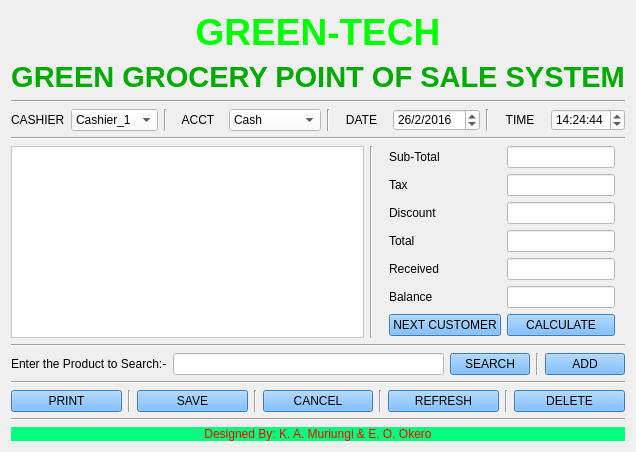
        <widget class="QWidget" name="tabClient">
         <attribute name="title">
          <string>CLIENT</string>
         </attribute>
         <layout class="QVBoxLayout" name="verticalLayout_4">
          <item>
           <layout class="QVBoxLayout" name="verticalLayout_3">
            <item>
             <widget class="QLabel" name="labelGreenTechCl">
              <property name="font">
               <font>
                <pointsize>11</pointsize>
               </font>
              </property>
              <property name="styleSheet">
               <string notr="true">color: rgb(0, 255, 0);</string>
              </property>
              <property name="text">
               <string>&lt;html&gt;&lt;head/&gt;&lt;body&gt;&lt;p align=&quot;center&quot;&gt;&lt;span style=&quot; font-size:28pt; font-weight:600;&quot;&gt;GREEN-TECH&lt;/span&gt;&lt;/p&gt;&lt;/body&gt;&lt;/html&gt;</string>
              </property>
              <property name="alignment">
               <set>Qt::AlignCenter</set>
              </property>
             </widget>
            </item>
            <item>
             <widget class="QLabel" name="labelGreenGroceryCl">
              <property name="styleSheet">
               <string notr="true">color: rgb(0, 170, 0);</string>
              </property>
              <property name="text">
               <string>&lt;html&gt;&lt;head/&gt;&lt;body&gt;&lt;p&gt;&lt;span style=&quot; font-size:22pt; font-weight:600;&quot;&gt;GREEN GROCERY POINT OF SALE SYSTEM&lt;/span&gt;&lt;/p&gt;&lt;/body&gt;&lt;/html&gt;</string>
              </property>
              <property name="alignment">
               <set>Qt::AlignCenter</set>
              </property>
             </widget>
            </item>
            <item>
             <widget class="Line" name="lineOnTop_2">
              <property name="orientation">
               <enum>Qt::Horizontal</enum>
              </property>
             </widget>
            </item>
            <item>
             <layout class="QHBoxLayout" name="horizontalLayout">
              <item>
               <widget class="QLabel" name="labelCashier">
                <property name="text">
                 <string>CASHIER</string>
                </property>
               </widget>
              </item>
              <item>
               <widget class="QComboBox" name="comboBoxCashier">
                <property name="styleSheet">
                 <string notr="true">background-color: rgb(255, 255, 255);</string>
                </property>
                <item>
                 <property name="text">
                  <string>Cashier_1</string>
                 </property>
                </item>
                <item>
                 <property name="text">
                  <string>Cashier_2</string>
                 </property>
                </item>
                <item>
                 <property name="text">
                  <string>Cashier_3</string>
                 </property>
                </item>
               </widget>
              </item>
              <item>
               <widget class="Line" name="line_23">
                <property name="orientation">
                 <enum>Qt::Vertical</enum>
                </property>
               </widget>
              </item>
              <item>
               <widget class="QLabel" name="labelAcct">
                <property name="text">
                 <string>ACCT</string>
                </property>
                <property name="alignment">
                 <set>Qt::AlignCenter</set>
                </property>
               </widget>
              </item>
              <item>
               <widget class="QComboBox" name="comboBoxAcct">
                <property name="styleSheet">
                 <string notr="true">background-color: rgb(255, 255, 255);</string>
                </property>
                <item>
                 <property name="text">
                  <string>Cash</string>
                 </property>
                </item>
                <item>
                 <property name="text">
                  <string>Credit Card</string>
                 </property>
                </item>
               </widget>
              </item>
              <item>
               <widget class="Line" name="line_10">
                <property name="orientation">
                 <enum>Qt::Vertical</enum>
                </property>
               </widget>
              </item>
              <item>
               <widget class="QLabel" name="labelDateCl">
                <property name="text">
                 <string>DATE</string>
                </property>
                <property name="alignment">
                 <set>Qt::AlignCenter</set>
                </property>
               </widget>
              </item>
              <item>
               <widget class="QDateEdit" name="dateEditCl">
                <property name="styleSheet">
                 <string notr="true">background-color: rgb(255, 255, 255);</string>
                </property>
                <property name="dateTime">
                 <datetime>
                  <hour>0</hour>
                  <minute>0</minute>
                  <second>0</second>
                  <year>2016</year>
                  <month>2</month>
                  <day>26</day>
                 </datetime>
                </property>
                <property name="displayFormat">
                 <string>d/M/yyyy</string>
                </property>
               </widget>
              </item>
              <item>
               <widget class="Line" name="line_9">
                <property name="orientation">
                 <enum>Qt::Vertical</enum>
                </property>
               </widget>
              </item>
              <item>
               <widget class="QLabel" name="labelTimeCl">
                <property name="text">
                 <string>TIME</string>
                </property>
                <property name="alignment">
                 <set>Qt::AlignCenter</set>
                </property>
               </widget>
              </item>
              <item>
               <widget class="QTimeEdit" name="timeEditCl">
                <property name="styleSheet">
                 <string notr="true">background-color: rgb(255, 255, 255);</string>
                </property>
                <property name="time">
                 <time>
                  <hour>14</hour>
                  <minute>24</minute>
                  <second>44</second>
                 </time>
                </property>
               </widget>
              </item>
             </layout>
            </item>
           </layout>
          </item>
          <item>
           <widget class="Line" name="lineOnTop">
            <property name="orientation">
             <enum>Qt::Horizontal</enum>
            </property>
           </widget>
          </item>
          <item>
           <layout class="QHBoxLayout" name="horizontalLayout_4">
            <item>
             <widget class="QTableView" name="tableViewClient">
              <property name="enabled">
               <bool>true</bool>
              </property>
              <property name="sizePolicy">
               <sizepolicy hsizetype="Expanding" vsizetype="Expanding">
                <horstretch>1</horstretch>
                <verstretch>0</verstretch>
               </sizepolicy>
              </property>
              <property name="sizeIncrement">
               <size>
                <width>0</width>
                <height>0</height>
               </size>
              </property>
              <property name="styleSheet">
               <string notr="true">background-color: rgb(255, 255, 255);</string>
              </property>
             </widget>
            </item>
            <item>
             <widget class="Line" name="line_7">
              <property name="orientation">
               <enum>Qt::Vertical</enum>
              </property>
             </widget>
            </item>
            <item>
             <layout class="QFormLayout" name="formLayoutClient">
              <property name="fieldGrowthPolicy">
               <enum>QFormLayout::AllNonFixedFieldsGrow</enum>
              </property>
              <property name="leftMargin">
               <number>10</number>
              </property>
              <property name="rightMargin">
               <number>10</number>
              </property>
              <item row="0" column="0">
               <widget class="QLabel" name="labelSubTotalCl">
                <property name="text">
                 <string>Sub-Total</string>
                </property>
               </widget>
              </item>
              <item row="0" column="1">
               <widget class="QLineEdit" name="lineEditSubTotalCl">
                <property name="styleSheet">
                 <string notr="true">background-color: rgb(255, 255, 255);</string>
                </property>
               </widget>
              </item>
              <item row="1" column="0">
               <widget class="QLabel" name="labelTaxCl">
                <property name="text">
                 <string>Tax</string>
                </property>
               </widget>
              </item>
              <item row="1" column="1">
               <widget class="QLineEdit" name="lineEditTaxCl">
                <property name="styleSheet">
                 <string notr="true">background-color: rgb(255, 255, 255);</string>
                </property>
               </widget>
              </item>
              <item row="2" column="0">
               <widget class="QLabel" name="labelDiscountCl">
                <property name="text">
                 <string>Discount</string>
                </property>
               </widget>
              </item>
              <item row="2" column="1">
               <widget class="QLineEdit" name="lineEditDiscountCl">
                <property name="styleSheet">
                 <string notr="true">background-color: rgb(255, 255, 255);</string>
                </property>
               </widget>
              </item>
              <item row="3" column="0">
               <widget class="QLabel" name="labelTotalCl">
                <property name="text">
                 <string>Total</string>
                </property>
               </widget>
              </item>
              <item row="3" column="1">
               <widget class="QLineEdit" name="lineEditTotalCl">
                <property name="styleSheet">
                 <string notr="true">background-color: rgb(255, 255, 255);</string>
                </property>
               </widget>
              </item>
              <item row="4" column="0">
               <widget class="QLabel" name="labelReceivedCl">
                <property name="text">
                 <string>Received</string>
                </property>
               </widget>
              </item>
              <item row="4" column="1">
               <widget class="QLineEdit" name="lineEditReceivedCl">
                <property name="styleSheet">
                 <string notr="true">background-color: rgb(255, 255, 255);</string>
                </property>
               </widget>
              </item>
              <item row="5" column="0">
               <widget class="QLabel" name="labelBalanceCl">
                <property name="text">
                 <string>Balance</string>
                </property>
               </widget>
              </item>
              <item row="5" column="1">
               <widget class="QLineEdit" name="lineEditBalanceCl">
                <property name="styleSheet">
                 <string notr="true">background-color: rgb(255, 255, 255);</string>
                </property>
               </widget>
              </item>
              <item row="6" column="0">
               <widget class="QPushButton" name="bnNextCustomerCl">
                <property name="focusPolicy">
                 <enum>Qt::StrongFocus</enum>
                </property>
                <property name="styleSheet">
                 <string notr="true">background-color: rgb(192, 196, 255);
font: 75 8pt &quot;MS Shell Dlg 2&quot;;
background-color: rgb(155, 162, 255);
background-color: rgb(85, 170, 255);</string>
                </property>
                <property name="text">
                 <string>NEXT CUSTOMER</string>
                </property>
               </widget>
              </item>
              <item row="6" column="1">
               <widget class="QPushButton" name="bnCalculateCl">
                <property name="styleSheet">
                 <string notr="true">background-color: rgb(192, 196, 255);
background-color: rgb(155, 162, 255);
background-color: rgb(85, 170, 255);</string>
                </property>
                <property name="text">
                 <string>CALCULATE</string>
                </property>
               </widget>
              </item>
             </layout>
            </item>
           </layout>
          </item>
          <item>
           <widget class="Line" name="line_27">
            <property name="orientation">
             <enum>Qt::Horizontal</enum>
            </property>
           </widget>
          </item>
          <item>
           <layout class="QHBoxLayout" name="horizontalLayout_2">
            <item>
             <widget class="QLabel" name="labelSearchCl">
              <property name="styleSheet">
               <string notr="true">font: 75 9pt &quot;MS Shell Dlg 2&quot;;</string>
              </property>
              <property name="text">
               <string>Enter the Product to Search:-</string>
              </property>
             </widget>
            </item>
            <item>
             <widget class="QLineEdit" name="lineEditSearchCl">
              <property name="styleSheet">
               <string notr="true">background-color: rgb(255, 255, 255);</string>
              </property>
              <property name="text">
               <string/>
              </property>
              <property name="placeholderText">
               <string extracomment="Enter the Product to Search in HERE"/>
              </property>
              <property name="cursorMoveStyle">
               <enum>Qt::LogicalMoveStyle</enum>
              </property>
             </widget>
            </item>
            <item>
             <widget class="QPushButton" name="bnSearchCl">
              <property name="styleSheet">
               <string notr="true">background-color: rgb(192, 196, 255);
background-color: rgb(155, 162, 255);
background-color: rgb(85, 170, 255);</string>
              </property>
              <property name="text">
               <string>SEARCH</string>
              </property>
             </widget>
            </item>
            <item>
             <widget class="Line" name="line_8">
              <property name="orientation">
               <enum>Qt::Vertical</enum>
              </property>
             </widget>
            </item>
            <item>
             <widget class="QPushButton" name="bnAddCl">
              <property name="styleSheet">
               <string notr="true">background-color: rgb(192, 196, 255);
background-color: rgb(155, 162, 255);
background-color: rgb(85, 170, 255);</string>
              </property>
              <property name="text">
               <string>ADD</string>
              </property>
             </widget>
            </item>
           </layout>
          </item>
          <item>
           <widget class="Line" name="lineOnTop2">
            <property name="orientation">
             <enum>Qt::Horizontal</enum>
            </property>
           </widget>
          </item>
          <item>
           <layout class="QHBoxLayout" name="horizontalLayout_3">
            <item>
             <widget class="QPushButton" name="bnPrintCl">
              <property name="styleSheet">
               <string notr="true">background-color: rgb(192, 196, 255);
background-color: rgb(155, 162, 255);
background-color: rgb(85, 170, 255);</string>
              </property>
              <property name="text">
               <string>PRINT</string>
              </property>
             </widget>
            </item>
            <item>
             <widget class="Line" name="line">
              <property name="orientation">
               <enum>Qt::Vertical</enum>
              </property>
             </widget>
            </item>
            <item>
             <widget class="QPushButton" name="bnSaveCl">
              <property name="styleSheet">
               <string notr="true">background-color: rgb(192, 196, 255);
background-color: rgb(155, 162, 255);
background-color: rgb(85, 170, 255);</string>
              </property>
              <property name="text">
               <string>SAVE</string>
              </property>
             </widget>
            </item>
            <item>
             <widget class="Line" name="line_3">
              <property name="orientation">
               <enum>Qt::Vertical</enum>
              </property>
             </widget>
            </item>
            <item>
             <widget class="QPushButton" name="bnCancelCl">
              <property name="styleSheet">
               <string notr="true">background-color: rgb(192, 196, 255);
background-color: rgb(155, 162, 255);
background-color: rgb(85, 170, 255);</string>
              </property>
              <property name="text">
               <string>CANCEL</string>
              </property>
             </widget>
            </item>
            <item>
             <widget class="Line" name="line_4">
              <property name="orientation">
               <enum>Qt::Vertical</enum>
              </property>
             </widget>
            </item>
            <item>
             <widget class="QPushButton" name="bnRefreshCl">
              <property name="styleSheet">
               <string notr="true">background-color: rgb(192, 196, 255);
background-color: rgb(155, 162, 255);
background-color: rgb(85, 170, 255);</string>
              </property>
              <property name="text">
               <string>REFRESH</string>
              </property>
             </widget>
            </item>
            <item>
             <widget class="Line" name="line_6">
              <property name="orientation">
               <enum>Qt::Vertical</enum>
              </property>
             </widget>
            </item>
            <item>
             <widget class="QPushButton" name="bnDeleteCl">
              <property name="styleSheet">
               <string notr="true">background-color: rgb(192, 196, 255);
background-color: rgb(155, 162, 255);
background-color: rgb(85, 170, 255);</string>
              </property>
              <property name="text">
               <string>DELETE</string>
              </property>
             </widget>
            </item>
           </layout>
          </item>
          <item>
           <widget class="Line" name="lineOnBottom_2">
            <property name="orientation">
             <enum>Qt::Horizontal</enum>
            </property>
           </widget>
          </item>
          <item>
           <widget class="QLabel" name="labelDesignedCl">
            <property name="styleSheet">
             <string notr="true">background-color: rgb(0, 255, 127);
color: rgb(255, 0, 0);
font: 8pt &quot;Lucida Handwriting&quot;;</string>
            </property>
            <property name="text">
             <string>Designed By: K. A. Muriungi &amp; E. O. Okero</string>
            </property>
            <property name="alignment">
             <set>Qt::AlignCenter</set>
            </property>
           </widget>
          </item>
         </layout>
        </widget>
